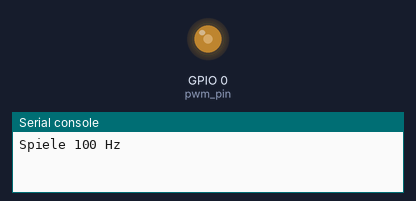
The program below on a simulated ESP32 board running MicroPython. On the bench: output pins drawn as LEDs (lit = HIGH), the last lines printed to the serial console.

Above: at 0.1 s.
At 6.05 s:
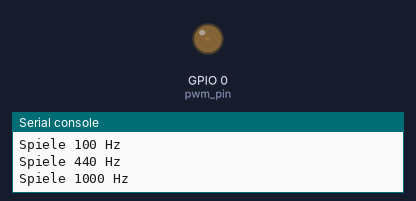
Timing chart, 0 to 7.9 s (numbered marks = the images above):
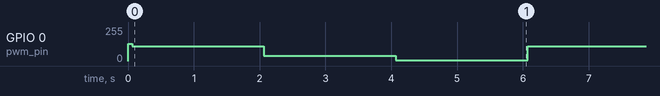

The program:

ue4-final.py
```python
# Übungsblatt 4 - Finale Abgabe

'''
Versteht die D/A-Wandlung (Digital-Analog-Wandlung) mit PWM.

Dieses Programm erzeugt digitale Samples und gibt sie über PWM wieder aus.
Der ESP32 benutzt dabei GPIO0 als PWM-Ausgang.

1. ESP32 wird auf 240 MHz gesetzt.
2. PWM wird mit 100 kHz gestartet.
3. Digitale Sinus-Samples werden erzeugt.
4. Die Samples werden nacheinander als Duty-Cycle ausgegeben.
5. Dadurch entsteht nach einem Tiefpass ein analoges Signal.

PWM:
Der ESP32 schaltet den Ausgang sehr schnell zwischen AN und AUS.
Der Duty-Cycle bestimmt den Mittelwert der Spannung.

0 % Duty → immer AUS → 0 V.
50 % Duty → halb AN, halb AUS → etwa halbe Spannung.
100 % Duty → immer AN → maximale Spannung.

Mit PWM und einem Tiefpass kann man also einen einfachen DAC nachbilden.
'''

import machine                         # ESP32-Systemfunktionen
import time                            # Zeitfunktionen
from machine import Pin                # GPIO-Pins
from machine import PWM                # PWM-Modul
from machine import Timer              # Timer-Modul
from machine import ADC                # ADC-Modul
import math                            # Mathematische Funktionen


class Sampler():

    # Klassenvariablen
    adc = ADC(Pin(34), atten=ADC.ATTN_11DB)    # ADC auf GPIO34
    pwm_pin = PWM(Pin(0))                      # PWM-Ausgang auf GPIO0
    tim = Timer(0)                             # Timer 0 benutzen
    samples = []                               # Liste für digitale Samples
    conv = False                               # Status der Wandlung

    def __init__(self, fs):

        # ESP32 auf maximale Taktfrequenz setzen
        machine.freq(240000000)

        # PWM mit 100 kHz und 50 % Duty-Cycle starten
        Sampler.pwm_pin.init(int(1E5), duty_u16=32768)

        # kurze Wartezeit
        time.sleep_ms(50)

        # Abtastfrequenz speichern
        self.fs = fs

    def pwm(self, duty):
        '''
        Startet ein PWM-Signal.
        duty: Tastverhältnis zwischen 0 und 65535
        '''

        # Prüfen, ob duty im erlaubten Bereich liegt
        if (duty < 0) or (duty > 65535):
            raise Exception("Duty-Cycle must be in between [0,65535]%!")

        # Duty-Cycle setzen
        Sampler.pwm_pin.duty_u16(int(duty))

    def convDA(self):

        # Alle Samples nacheinander ausgeben
        for duty in Sampler.samples:

            # aktuelles Sample als PWM-Duty ausgeben
            self.pwm(duty)

            # bis zum nächsten Timer-Aufruf warten
            yield

    def handler(self, gen):

        try:
            # nächstes Sample ausgeben
            next(gen)

        except StopIteration:
            # Timer stoppen, wenn alle Samples ausgegeben wurden
            Sampler.tim.deinit()

            # Wandlung ist beendet
            self.conv = False

    def startDA(self):

        # Generator für D/A-Wandlung erzeugen
        gen = self.convDA()

        # Status auf laufend setzen
        self.conv = True

        # Timer startet Ausgabe mit der Abtastfrequenz fs
        Sampler.tim.init(mode=Timer.PERIODIC, freq=self.fs, callback=lambda t:self.handler(gen))


if __name__ == "__main__":

    # Abtastfrequenz auf 5 kHz setzen
    fs = 5000

    # Sampler-Objekt erzeugen
    sampler = Sampler(fs)

    # Testfrequenzen
    frequencies = [100, 440, 1000]

    # Endlosschleife für wiederholte Ausgabe
    while True:

        # jede Frequenz nacheinander testen
        for f in frequencies:

            # aktuelle Frequenz ausgeben
            print("Spiele", f, "Hz")

            # digitale Sinus-Samples erzeugen
            Sampler.samples = [
                32767 * math.sin(2 * math.pi * f / fs * n) + 32768
                for n in range(int(fs / f))
            ]

            # D/A-Wandlung starten
            sampler.startDA()

            # warten bis Ausgabe fertig ist
            while sampler.conv:
                pass

            # kurze Pause zwischen den Tönen
            time.sleep(2)
```

Measured:
- by itself, GPIO 0 (pwm_pin): repeats every 6.0 s: 40/255 2.0 s, 6/255 2.0 s, 112/255 2.0 s
